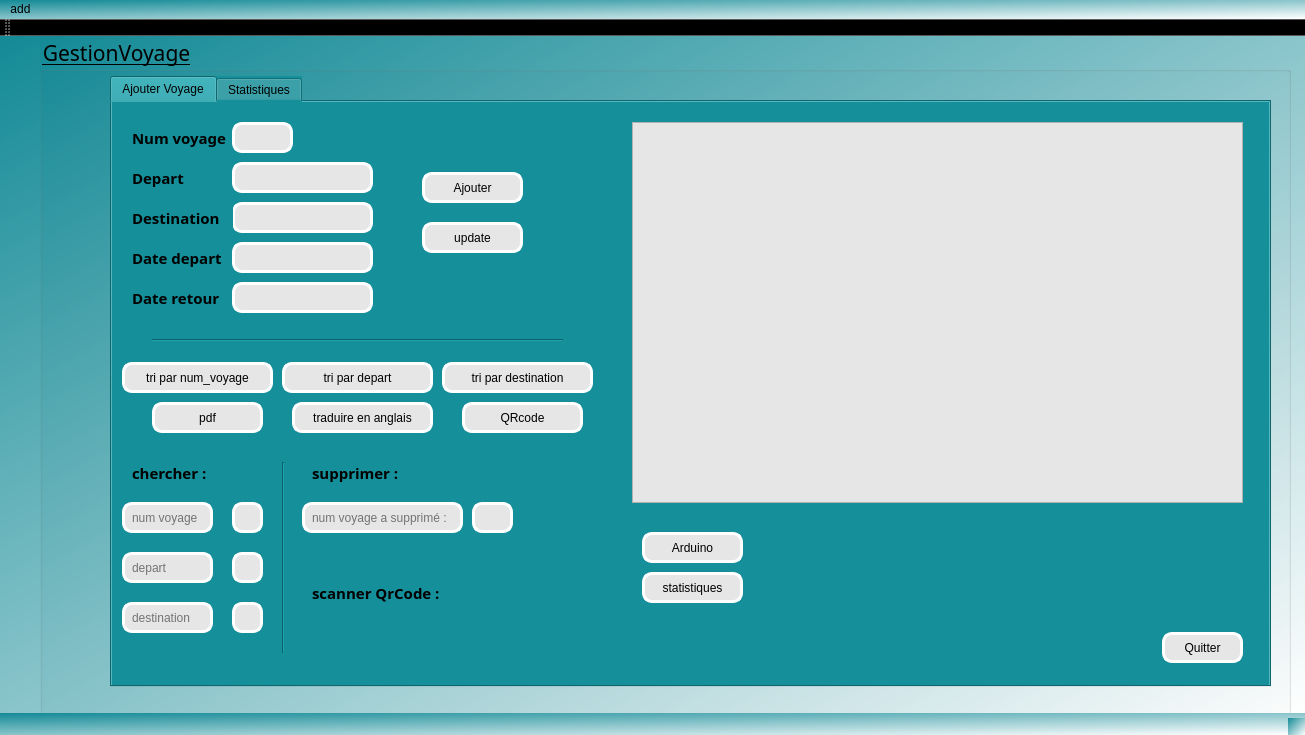
<?xml version="1.0" encoding="UTF-8"?>
<ui version="4.0">
 <class>MainWindow</class>
 <widget class="QMainWindow" name="MainWindow">
  <property name="geometry">
   <rect>
    <x>0</x>
    <y>0</y>
    <width>1305</width>
    <height>735</height>
   </rect>
  </property>
  <property name="windowTitle">
   <string>Gestion des Clients</string>
  </property>
  <property name="styleSheet">
   <string notr="true">background-color: qlineargradient(spread:pad, x1:0, y1:0.0113636, x2:1, y2:1, stop:0 rgba(21, 139, 151, 255), stop:1 rgba(255, 255, 255, 255));</string>
  </property>
  <widget class="QWidget" name="centralWidget">
   <widget class="QGroupBox" name="groupBox">
    <property name="geometry">
     <rect>
      <x>40</x>
      <y>0</y>
      <width>1251</width>
      <height>681</height>
     </rect>
    </property>
    <property name="font">
     <font>
      <family>Tw Cen MT Condensed Extra Bold</family>
      <pointsize>16</pointsize>
      <underline>true</underline>
     </font>
    </property>
    <property name="title">
     <string>GestionVoyage</string>
    </property>
    <widget class="QTabWidget" name="tab_voyageur">
     <property name="geometry">
      <rect>
       <x>70</x>
       <y>40</y>
       <width>1161</width>
       <height>611</height>
      </rect>
     </property>
     <property name="styleSheet">
      <string notr="true">
background-color: rgb(21, 143, 154);</string>
     </property>
     <property name="currentIndex">
      <number>0</number>
     </property>
     <widget class="QWidget" name="tab">
      <attribute name="title">
       <string>Ajouter Voyage</string>
      </attribute>
      <widget class="QLabel" name="label">
       <property name="geometry">
        <rect>
         <x>20</x>
         <y>140</y>
         <width>101</width>
         <height>31</height>
        </rect>
       </property>
       <property name="font">
        <font>
         <family>Sitka</family>
         <pointsize>11</pointsize>
         <weight>75</weight>
         <bold>true</bold>
        </font>
       </property>
       <property name="styleSheet">
        <string notr="true"/>
       </property>
       <property name="text">
        <string>Date depart </string>
       </property>
      </widget>
      <widget class="QLabel" name="label_2">
       <property name="geometry">
        <rect>
         <x>20</x>
         <y>60</y>
         <width>91</width>
         <height>31</height>
        </rect>
       </property>
       <property name="font">
        <font>
         <family>Sitka</family>
         <pointsize>11</pointsize>
         <weight>75</weight>
         <bold>true</bold>
        </font>
       </property>
       <property name="styleSheet">
        <string notr="true"/>
       </property>
       <property name="text">
        <string>Depart </string>
       </property>
      </widget>
      <widget class="QLabel" name="label_3">
       <property name="geometry">
        <rect>
         <x>20</x>
         <y>180</y>
         <width>101</width>
         <height>31</height>
        </rect>
       </property>
       <property name="font">
        <font>
         <family>Sitka</family>
         <pointsize>11</pointsize>
         <weight>75</weight>
         <bold>true</bold>
        </font>
       </property>
       <property name="styleSheet">
        <string notr="true"/>
       </property>
       <property name="text">
        <string>Date retour </string>
       </property>
      </widget>
      <widget class="QPushButton" name="qr_button">
       <property name="geometry">
        <rect>
         <x>350</x>
         <y>300</y>
         <width>121</width>
         <height>31</height>
        </rect>
       </property>
       <property name="styleSheet">
        <string notr="true">color: #b1b1b1;
color: rgb(0, 0, 0);
background-color: rgb(230, 230, 230);

 

    border-width: 3px;

    border-color: #ffffff;

    border-style: solid;

    border-radius: 10;



    padding: 3px;

    font-size: 12px;

    padding-left: 5px;

    padding-right: 5px;</string>
       </property>
       <property name="text">
        <string>QRcode</string>
       </property>
       <property name="icon">
        <iconset>
         <normaloff>D:/qr-code.png</normaloff>D:/qr-code.png</iconset>
       </property>
      </widget>
      <widget class="QPushButton" name="quitter_button">
       <property name="geometry">
        <rect>
         <x>1050</x>
         <y>530</y>
         <width>81</width>
         <height>31</height>
        </rect>
       </property>
       <property name="styleSheet">
        <string notr="true">color: #b1b1b1;
color: rgb(0, 0, 0);
background-color: rgb(230, 230, 230);

 

    border-width: 3px;

    border-color: #ffffff;

    border-style: solid;

    border-radius: 10;



    padding: 3px;

    font-size: 12px;

    padding-left: 5px;

    padding-right: 5px;</string>
       </property>
       <property name="text">
        <string>Quitter</string>
       </property>
       <property name="icon">
        <iconset>
         <normaloff>D:/312640531_1287055981893992_2003313104381087677_n.png</normaloff>D:/312640531_1287055981893992_2003313104381087677_n.png</iconset>
       </property>
      </widget>
      <widget class="QPushButton" name="traduire">
       <property name="geometry">
        <rect>
         <x>180</x>
         <y>300</y>
         <width>141</width>
         <height>31</height>
        </rect>
       </property>
       <property name="styleSheet">
        <string notr="true">color: #b1b1b1;
color: rgb(0, 0, 0);
background-color: rgb(230, 230, 230);

 

    border-width: 3px;

    border-color: #ffffff;

    border-style: solid;

    border-radius: 10;



    padding: 3px;

    font-size: 12px;

    padding-left: 5px;

    padding-right: 5px;</string>
       </property>
       <property name="text">
        <string>traduire en anglais</string>
       </property>
       <property name="icon">
        <iconset>
         <normaloff>D:/add.png</normaloff>D:/add.png</iconset>
       </property>
      </widget>
      <widget class="QLineEdit" name="le_depart">
       <property name="geometry">
        <rect>
         <x>120</x>
         <y>60</y>
         <width>141</width>
         <height>31</height>
        </rect>
       </property>
       <property name="styleSheet">
        <string notr="true">color: #b1b1b1;
color: rgb(0, 0, 0);
background-color: rgb(230, 230, 230);

 

    border-width: 3px;

    border-color: #ffffff;

    border-style: solid;

    border-radius: 10;



    padding: 3px;

    font-size: 12px;

    padding-left: 5px;

    padding-right: 5px;</string>
       </property>
       <property name="text">
        <string/>
       </property>
      </widget>
      <widget class="Line" name="line_2">
       <property name="geometry">
        <rect>
         <x>40</x>
         <y>230</y>
         <width>411</width>
         <height>16</height>
        </rect>
       </property>
       <property name="orientation">
        <enum>Qt::Horizontal</enum>
       </property>
      </widget>
      <widget class="QPushButton" name="le_ajouter">
       <property name="geometry">
        <rect>
         <x>310</x>
         <y>70</y>
         <width>101</width>
         <height>31</height>
        </rect>
       </property>
       <property name="styleSheet">
        <string notr="true">color: #b1b1b1;
color: rgb(0, 0, 0);
background-color: rgb(230, 230, 230);

 

    border-width: 3px;

    border-color: #ffffff;

    border-style: solid;

    border-radius: 10;



    padding: 3px;

    font-size: 12px;

    padding-left: 5px;

    padding-right: 5px;</string>
       </property>
       <property name="text">
        <string>Ajouter</string>
       </property>
       <property name="icon">
        <iconset>
         <normaloff>D:/add.png</normaloff>D:/add.png</iconset>
       </property>
      </widget>
      <widget class="QLabel" name="label_11">
       <property name="geometry">
        <rect>
         <x>20</x>
         <y>20</y>
         <width>111</width>
         <height>31</height>
        </rect>
       </property>
       <property name="font">
        <font>
         <family>Sitka</family>
         <pointsize>11</pointsize>
         <weight>75</weight>
         <bold>true</bold>
        </font>
       </property>
       <property name="styleSheet">
        <string notr="true"/>
       </property>
       <property name="text">
        <string>Num voyage </string>
       </property>
      </widget>
      <widget class="QLineEdit" name="le_destination">
       <property name="geometry">
        <rect>
         <x>120</x>
         <y>100</y>
         <width>141</width>
         <height>31</height>
        </rect>
       </property>
       <property name="styleSheet">
        <string notr="true">color: #b1b1b1;
color: rgb(0, 0, 0);
background-color: rgb(230, 230, 230);

 

    border-width: 3px;

    border-color: #ffffff;

    border-style: solid;

    border-radius: 10;



    padding: 3px;

    font-size: 12px;

    padding-left: 5px;

    padding-right: 5px;</string>
       </property>
       <property name="text">
        <string/>
       </property>
      </widget>
      <widget class="QLineEdit" name="le_num_voyag">
       <property name="geometry">
        <rect>
         <x>120</x>
         <y>20</y>
         <width>61</width>
         <height>31</height>
        </rect>
       </property>
       <property name="styleSheet">
        <string notr="true">color: #b1b1b1;
color: rgb(0, 0, 0);
background-color: rgb(230, 230, 230);

 

    border-width: 3px;

    border-color: #ffffff;

    border-style: solid;

    border-radius: 10;



    padding: 3px;

    font-size: 12px;

    padding-left: 5px;

    padding-right: 5px;</string>
       </property>
       <property name="text">
        <string/>
       </property>
       <property name="placeholderText">
        <string/>
       </property>
      </widget>
      <widget class="QLineEdit" name="date_retour">
       <property name="geometry">
        <rect>
         <x>120</x>
         <y>180</y>
         <width>141</width>
         <height>31</height>
        </rect>
       </property>
       <property name="styleSheet">
        <string notr="true">color: #b1b1b1;
color: rgb(0, 0, 0);
background-color: rgb(230, 230, 230);

 

    border-width: 3px;

    border-color: #ffffff;

    border-style: solid;

    border-radius: 10;



    padding: 3px;

    font-size: 12px;

    padding-left: 5px;

    padding-right: 5px;</string>
       </property>
       <property name="text">
        <string/>
       </property>
      </widget>
      <widget class="QLineEdit" name="date_depart">
       <property name="geometry">
        <rect>
         <x>120</x>
         <y>140</y>
         <width>141</width>
         <height>31</height>
        </rect>
       </property>
       <property name="styleSheet">
        <string notr="true">color: #b1b1b1;
color: rgb(0, 0, 0);
background-color: rgb(230, 230, 230);

 

    border-width: 3px;

    border-color: #ffffff;

    border-style: solid;

    border-radius: 10;



    padding: 3px;

    font-size: 12px;

    padding-left: 5px;

    padding-right: 5px;</string>
       </property>
       <property name="text">
        <string/>
       </property>
      </widget>
      <widget class="QPushButton" name="le_update">
       <property name="geometry">
        <rect>
         <x>310</x>
         <y>120</y>
         <width>101</width>
         <height>31</height>
        </rect>
       </property>
       <property name="styleSheet">
        <string notr="true">color: #b1b1b1;
color: rgb(0, 0, 0);
background-color: rgb(230, 230, 230);

 

    border-width: 3px;

    border-color: #ffffff;

    border-style: solid;

    border-radius: 10;



    padding: 3px;

    font-size: 12px;

    padding-left: 5px;

    padding-right: 5px;</string>
       </property>
       <property name="text">
        <string>update</string>
       </property>
       <property name="icon">
        <iconset>
         <normaloff>../../Downloads/refresh.png</normaloff>../../Downloads/refresh.png</iconset>
       </property>
      </widget>
      <widget class="QLabel" name="label_5">
       <property name="geometry">
        <rect>
         <x>20</x>
         <y>100</y>
         <width>101</width>
         <height>31</height>
        </rect>
       </property>
       <property name="font">
        <font>
         <family>Sitka</family>
         <pointsize>11</pointsize>
         <weight>75</weight>
         <bold>true</bold>
        </font>
       </property>
       <property name="styleSheet">
        <string notr="true"/>
       </property>
       <property name="text">
        <string>Destination </string>
       </property>
      </widget>
      <widget class="QTableView" name="tab_voyageur_2">
       <property name="geometry">
        <rect>
         <x>520</x>
         <y>20</y>
         <width>611</width>
         <height>381</height>
        </rect>
       </property>
       <property name="font">
        <font>
         <family>Segoe MDL2 Assets</family>
         <pointsize>8</pointsize>
         <weight>50</weight>
         <italic>false</italic>
         <bold>false</bold>
        </font>
       </property>
       <property name="cursor" stdset="0">
        <cursorShape>PointingHandCursor</cursorShape>
       </property>
       <property name="mouseTracking">
        <bool>true</bool>
       </property>
       <property name="autoFillBackground">
        <bool>false</bool>
       </property>
       <property name="styleSheet">
        <string notr="true">background-color: rgb(230, 230, 230);
font: 8pt &quot;Segoe MDL2 Assets&quot;;
</string>
       </property>
       <property name="frameShadow">
        <enum>QFrame::Raised</enum>
       </property>
       <property name="horizontalScrollBarPolicy">
        <enum>Qt::ScrollBarAsNeeded</enum>
       </property>
       <property name="sizeAdjustPolicy">
        <enum>QAbstractScrollArea::AdjustIgnored</enum>
       </property>
       <property name="autoScroll">
        <bool>true</bool>
       </property>
       <property name="dragDropMode">
        <enum>QAbstractItemView::NoDragDrop</enum>
       </property>
       <property name="gridStyle">
        <enum>Qt::SolidLine</enum>
       </property>
      </widget>
      <widget class="QLineEdit" name="le_voyage_supp_2">
       <property name="geometry">
        <rect>
         <x>190</x>
         <y>400</y>
         <width>161</width>
         <height>31</height>
        </rect>
       </property>
       <property name="styleSheet">
        <string notr="true">color: #b1b1b1;
color: rgb(0, 0, 0);
background-color: rgb(230, 230, 230);

 

    border-width: 3px;

    border-color: #ffffff;

    border-style: solid;

    border-radius: 10;



    padding: 3px;

    font-size: 12px;

    padding-left: 5px;

    padding-right: 5px;</string>
       </property>
       <property name="text">
        <string/>
       </property>
       <property name="placeholderText">
        <string>num voyage a supprimé :</string>
       </property>
      </widget>
      <widget class="QPushButton" name="boutton_supp">
       <property name="geometry">
        <rect>
         <x>360</x>
         <y>400</y>
         <width>41</width>
         <height>31</height>
        </rect>
       </property>
       <property name="font">
        <font>
         <family>MS Shell Dlg 2</family>
         <pointsize>-1</pointsize>
         <underline>false</underline>
        </font>
       </property>
       <property name="styleSheet">
        <string notr="true">color: #b1b1b1;
color: rgb(0, 0, 0);
background-color: rgb(230, 230, 230);

 

    border-width: 3px;

    border-color: #ffffff;

    border-style: solid;

    border-radius: 10;



    padding: 3px;

    font-size: 12px;

    padding-left: 5px;

    padding-right: 5px;</string>
       </property>
       <property name="text">
        <string/>
       </property>
       <property name="icon">
        <iconset>
         <normaloff>D:/293015373_421642396675644_3595492113183326200_n.png</normaloff>D:/293015373_421642396675644_3595492113183326200_n.png</iconset>
       </property>
      </widget>
      <widget class="QPushButton" name="recherche_button">
       <property name="geometry">
        <rect>
         <x>120</x>
         <y>400</y>
         <width>31</width>
         <height>31</height>
        </rect>
       </property>
       <property name="styleSheet">
        <string notr="true">color: #b1b1b1;
color: rgb(0, 0, 0);
background-color: rgb(230, 230, 230);

 

    border-width: 3px;

    border-color: #ffffff;

    border-style: solid;

    border-radius: 10;



    padding: 3px;

    font-size: 12px;

    padding-left: 5px;

    padding-right: 5px;</string>
       </property>
       <property name="text">
        <string/>
       </property>
       <property name="icon">
        <iconset>
         <normaloff>../../Downloads/magnifying-glass.png</normaloff>../../Downloads/magnifying-glass.png</iconset>
       </property>
      </widget>
      <widget class="QPushButton" name="tri_button">
       <property name="geometry">
        <rect>
         <x>10</x>
         <y>260</y>
         <width>151</width>
         <height>31</height>
        </rect>
       </property>
       <property name="styleSheet">
        <string notr="true">color: #b1b1b1;
color: rgb(0, 0, 0);
background-color: rgb(230, 230, 230);

 

    border-width: 3px;

    border-color: #ffffff;

    border-style: solid;

    border-radius: 10;



    padding: 3px;

    font-size: 12px;

    padding-left: 5px;

    padding-right: 5px;</string>
       </property>
       <property name="text">
        <string>tri par num_voyage</string>
       </property>
       <property name="icon">
        <iconset>
         <normaloff>../../Downloads/sort.png</normaloff>../../Downloads/sort.png</iconset>
       </property>
      </widget>
      <widget class="QPushButton" name="pdf_button">
       <property name="geometry">
        <rect>
         <x>40</x>
         <y>300</y>
         <width>111</width>
         <height>31</height>
        </rect>
       </property>
       <property name="styleSheet">
        <string notr="true">color: #b1b1b1;
color: rgb(0, 0, 0);
background-color: rgb(230, 230, 230);

 

    border-width: 3px;

    border-color: #ffffff;

    border-style: solid;

    border-radius: 10;



    padding: 3px;

    font-size: 12px;

    padding-left: 5px;

    padding-right: 5px;</string>
       </property>
       <property name="text">
        <string>pdf</string>
       </property>
       <property name="icon">
        <iconset>
         <normaloff>../../Downloads/pdf.png</normaloff>../../Downloads/pdf.png</iconset>
       </property>
      </widget>
      <widget class="QLineEdit" name="le_search_numv">
       <property name="geometry">
        <rect>
         <x>10</x>
         <y>400</y>
         <width>91</width>
         <height>31</height>
        </rect>
       </property>
       <property name="styleSheet">
        <string notr="true">color: #b1b1b1;
color: rgb(0, 0, 0);
background-color: rgb(230, 230, 230);

 

    border-width: 3px;

    border-color: #ffffff;

    border-style: solid;

    border-radius: 10;



    padding: 3px;

    font-size: 12px;

    padding-left: 5px;

    padding-right: 5px;</string>
       </property>
       <property name="text">
        <string/>
       </property>
       <property name="placeholderText">
        <string>num voyage</string>
       </property>
      </widget>
      <widget class="QLabel" name="label_12">
       <property name="geometry">
        <rect>
         <x>20</x>
         <y>350</y>
         <width>111</width>
         <height>41</height>
        </rect>
       </property>
       <property name="font">
        <font>
         <family>Sitka</family>
         <pointsize>11</pointsize>
         <weight>75</weight>
         <bold>true</bold>
        </font>
       </property>
       <property name="styleSheet">
        <string notr="true"/>
       </property>
       <property name="text">
        <string>chercher :</string>
       </property>
      </widget>
      <widget class="QPushButton" name="tri_button_2">
       <property name="geometry">
        <rect>
         <x>170</x>
         <y>260</y>
         <width>151</width>
         <height>31</height>
        </rect>
       </property>
       <property name="styleSheet">
        <string notr="true">color: #b1b1b1;
color: rgb(0, 0, 0);
background-color: rgb(230, 230, 230);

 

    border-width: 3px;

    border-color: #ffffff;

    border-style: solid;

    border-radius: 10;



    padding: 3px;

    font-size: 12px;

    padding-left: 5px;

    padding-right: 5px;</string>
       </property>
       <property name="text">
        <string>tri par depart</string>
       </property>
       <property name="icon">
        <iconset>
         <normaloff>../../Downloads/sort.png</normaloff>../../Downloads/sort.png</iconset>
       </property>
      </widget>
      <widget class="QPushButton" name="tri_button_3">
       <property name="geometry">
        <rect>
         <x>330</x>
         <y>260</y>
         <width>151</width>
         <height>31</height>
        </rect>
       </property>
       <property name="styleSheet">
        <string notr="true">color: #b1b1b1;
color: rgb(0, 0, 0);
background-color: rgb(230, 230, 230);

 

    border-width: 3px;

    border-color: #ffffff;

    border-style: solid;

    border-radius: 10;



    padding: 3px;

    font-size: 12px;

    padding-left: 5px;

    padding-right: 5px;</string>
       </property>
       <property name="text">
        <string>tri par destination</string>
       </property>
       <property name="icon">
        <iconset>
         <normaloff>../../Downloads/sort.png</normaloff>../../Downloads/sort.png</iconset>
       </property>
      </widget>
      <widget class="QLineEdit" name="le_search_depart">
       <property name="geometry">
        <rect>
         <x>10</x>
         <y>450</y>
         <width>91</width>
         <height>31</height>
        </rect>
       </property>
       <property name="styleSheet">
        <string notr="true">color: #b1b1b1;
color: rgb(0, 0, 0);
background-color: rgb(230, 230, 230);

 

    border-width: 3px;

    border-color: #ffffff;

    border-style: solid;

    border-radius: 10;



    padding: 3px;

    font-size: 12px;

    padding-left: 5px;

    padding-right: 5px;</string>
       </property>
       <property name="text">
        <string/>
       </property>
       <property name="placeholderText">
        <string>depart</string>
       </property>
      </widget>
      <widget class="QLineEdit" name="le_search_destination">
       <property name="geometry">
        <rect>
         <x>10</x>
         <y>500</y>
         <width>91</width>
         <height>31</height>
        </rect>
       </property>
       <property name="styleSheet">
        <string notr="true">color: #b1b1b1;
color: rgb(0, 0, 0);
background-color: rgb(230, 230, 230);

 

    border-width: 3px;

    border-color: #ffffff;

    border-style: solid;

    border-radius: 10;



    padding: 3px;

    font-size: 12px;

    padding-left: 5px;

    padding-right: 5px;</string>
       </property>
       <property name="text">
        <string/>
       </property>
       <property name="placeholderText">
        <string>destination</string>
       </property>
      </widget>
      <widget class="QPushButton" name="recherche_button_2">
       <property name="geometry">
        <rect>
         <x>120</x>
         <y>450</y>
         <width>31</width>
         <height>31</height>
        </rect>
       </property>
       <property name="styleSheet">
        <string notr="true">color: #b1b1b1;
color: rgb(0, 0, 0);
background-color: rgb(230, 230, 230);

 

    border-width: 3px;

    border-color: #ffffff;

    border-style: solid;

    border-radius: 10;



    padding: 3px;

    font-size: 12px;

    padding-left: 5px;

    padding-right: 5px;</string>
       </property>
       <property name="text">
        <string/>
       </property>
       <property name="icon">
        <iconset>
         <normaloff>../../Downloads/magnifying-glass.png</normaloff>../../Downloads/magnifying-glass.png</iconset>
       </property>
      </widget>
      <widget class="QPushButton" name="recherche_button_3">
       <property name="geometry">
        <rect>
         <x>120</x>
         <y>500</y>
         <width>31</width>
         <height>31</height>
        </rect>
       </property>
       <property name="styleSheet">
        <string notr="true">color: #b1b1b1;
color: rgb(0, 0, 0);
background-color: rgb(230, 230, 230);

 

    border-width: 3px;

    border-color: #ffffff;

    border-style: solid;

    border-radius: 10;



    padding: 3px;

    font-size: 12px;

    padding-left: 5px;

    padding-right: 5px;</string>
       </property>
       <property name="text">
        <string/>
       </property>
       <property name="icon">
        <iconset>
         <normaloff>../../Downloads/magnifying-glass.png</normaloff>../../Downloads/magnifying-glass.png</iconset>
       </property>
      </widget>
      <widget class="Line" name="line">
       <property name="geometry">
        <rect>
         <x>161</x>
         <y>360</y>
         <width>20</width>
         <height>191</height>
        </rect>
       </property>
       <property name="orientation">
        <enum>Qt::Vertical</enum>
       </property>
      </widget>
      <widget class="QLabel" name="label_13">
       <property name="geometry">
        <rect>
         <x>200</x>
         <y>350</y>
         <width>111</width>
         <height>41</height>
        </rect>
       </property>
       <property name="font">
        <font>
         <family>Sitka</family>
         <pointsize>11</pointsize>
         <weight>75</weight>
         <bold>true</bold>
        </font>
       </property>
       <property name="styleSheet">
        <string notr="true"/>
       </property>
       <property name="text">
        <string>supprimer :</string>
       </property>
      </widget>
      <widget class="QLabel" name="label_6">
       <property name="geometry">
        <rect>
         <x>360</x>
         <y>460</y>
         <width>91</width>
         <height>81</height>
        </rect>
       </property>
       <property name="styleSheet">
        <string notr="true"/>
       </property>
       <property name="text">
        <string/>
       </property>
      </widget>
      <widget class="QLabel" name="label_15">
       <property name="geometry">
        <rect>
         <x>200</x>
         <y>460</y>
         <width>131</width>
         <height>61</height>
        </rect>
       </property>
       <property name="font">
        <font>
         <family>Sitka</family>
         <pointsize>11</pointsize>
         <weight>75</weight>
         <bold>true</bold>
        </font>
       </property>
       <property name="styleSheet">
        <string notr="true"/>
       </property>
       <property name="text">
        <string>scanner QrCode :</string>
       </property>
      </widget>
      <widget class="QPushButton" name="le_ajouter_2">
       <property name="geometry">
        <rect>
         <x>530</x>
         <y>430</y>
         <width>101</width>
         <height>31</height>
        </rect>
       </property>
       <property name="styleSheet">
        <string notr="true">color: #b1b1b1;
color: rgb(0, 0, 0);
background-color: rgb(230, 230, 230);

 

    border-width: 3px;

    border-color: #ffffff;

    border-style: solid;

    border-radius: 10;



    padding: 3px;

    font-size: 12px;

    padding-left: 5px;

    padding-right: 5px;</string>
       </property>
       <property name="text">
        <string>Arduino</string>
       </property>
       <property name="icon">
        <iconset>
         <normaloff>../../Downloads/motherboard.png</normaloff>../../Downloads/motherboard.png</iconset>
       </property>
      </widget>
      <widget class="QPushButton" name="pB_Stats">
       <property name="geometry">
        <rect>
         <x>530</x>
         <y>470</y>
         <width>101</width>
         <height>31</height>
        </rect>
       </property>
       <property name="styleSheet">
        <string notr="true">color: #b1b1b1;
color: rgb(0, 0, 0);
background-color: rgb(230, 230, 230);

 

    border-width: 3px;

    border-color: #ffffff;

    border-style: solid;

    border-radius: 10;



    padding: 3px;

    font-size: 12px;

    padding-left: 5px;

    padding-right: 5px;</string>
       </property>
       <property name="text">
        <string>statistiques</string>
       </property>
       <property name="icon">
        <iconset>
         <normaloff>D:/add.png</normaloff>D:/add.png</iconset>
       </property>
      </widget>
     </widget>
     <widget class="QWidget" name="tab_2">
      <attribute name="title">
       <string>Statistiques</string>
      </attribute>
      <widget class="QLabel" name="label_14">
       <property name="geometry">
        <rect>
         <x>50</x>
         <y>40</y>
         <width>1031</width>
         <height>31</height>
        </rect>
       </property>
       <property name="font">
        <font>
         <family>Rockwell Extra Bold</family>
         <pointsize>18</pointsize>
         <weight>10</weight>
         <italic>false</italic>
         <bold>false</bold>
        </font>
       </property>
       <property name="styleSheet">
        <string notr="true">font: 81 18pt &quot;Rockwell Extra Bold&quot;;</string>
       </property>
       <property name="text">
        <string>      voir les statistiques des destinations les plus visitées</string>
       </property>
      </widget>
      <widget class="QPushButton" name="stat_button">
       <property name="geometry">
        <rect>
         <x>1010</x>
         <y>80</y>
         <width>81</width>
         <height>31</height>
        </rect>
       </property>
       <property name="styleSheet">
        <string notr="true">background-color: rgb(255, 255, 255);</string>
       </property>
       <property name="text">
        <string>click</string>
       </property>
      </widget>
      <widget class="QCustomPlot" name="customplot" native="true">
       <property name="geometry">
        <rect>
         <x>250</x>
         <y>110</y>
         <width>611</width>
         <height>351</height>
        </rect>
       </property>
       <property name="styleSheet">
        <string notr="true">background-color: rgb(230, 230, 230);
font: 8pt &quot;Segoe MDL2 Assets&quot;;
</string>
       </property>
      </widget>
     </widget>
    </widget>
   </widget>
  </widget>
  <widget class="QMenuBar" name="menuBar">
   <property name="geometry">
    <rect>
     <x>0</x>
     <y>0</y>
     <width>1305</width>
     <height>26</height>
    </rect>
   </property>
   <widget class="QMenu" name="menuadd">
    <property name="title">
     <string>add</string>
    </property>
    <addaction name="separator"/>
   </widget>
   <addaction name="menuadd"/>
  </widget>
  <widget class="QToolBar" name="mainToolBar">
   <attribute name="toolBarArea">
    <enum>TopToolBarArea</enum>
   </attribute>
   <attribute name="toolBarBreak">
    <bool>false</bool>
   </attribute>
  </widget>
  <widget class="QStatusBar" name="statusBar"/>
 </widget>
 <layoutdefault spacing="6" margin="11"/>
 <customwidgets>
  <customwidget>
   <class>QCustomPlot</class>
   <extends>QWidget</extends>
   <header location="global">qcustomplot.h</header>
   <container>1</container>
  </customwidget>
 </customwidgets>
 <resources/>
 <connections/>
</ui>
